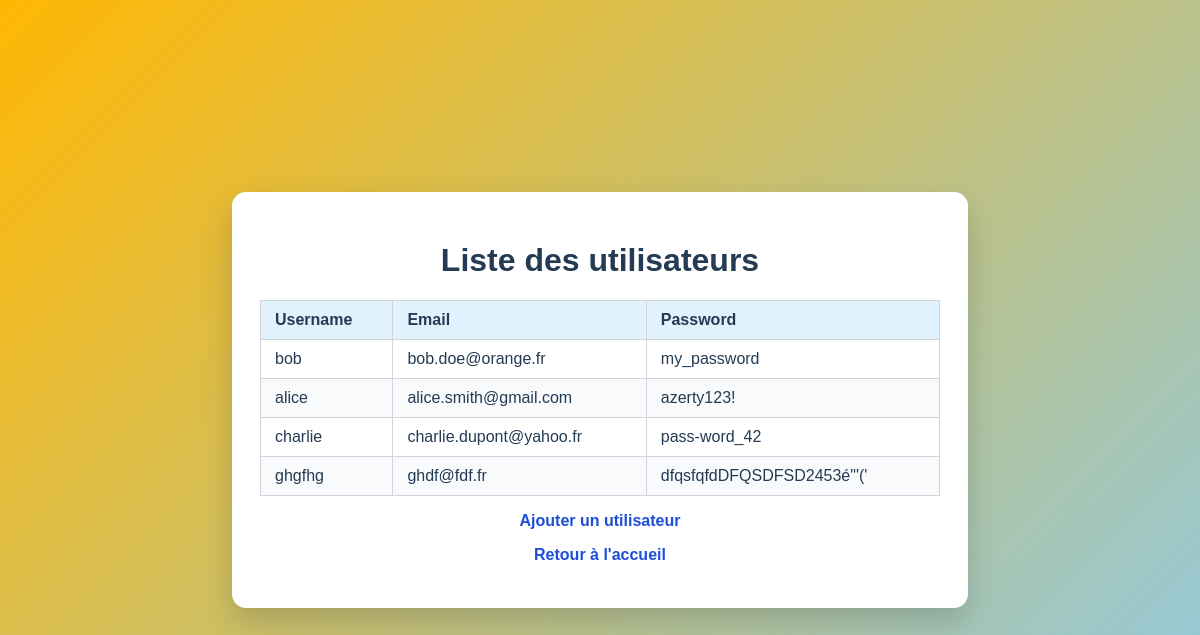
Screenshot of /users with the database file from the repository.
### tables this page shows
CREATE TABLE users (
            id INTEGER PRIMARY KEY AUTOINCREMENT,
            username TEXT NOT NULL,
            email TEXT NOT NULL,
            password TEXT NOT NULL
        );

### controller.py (the view)
@app.route('/users', methods=['GET'])
def users_controller() -> str:
    users = model.get_users()
    return render_template('users.html', users=users)

### model.py (called while the page is built)
def _connect() -> sqlite3.Connection:
    return sqlite3.connect(DB_PATH)

def get_users() -> list[list[str]]:
    with _connect() as conn:
        rows = conn.execute(
            'SELECT username, email, password FROM users ORDER BY id'
        ).fetchall()
    return [ [row[0], row[1], row[2]] for row in rows]

### templates/users.html (shortened to what this page needs)
<!DOCTYPE html>
<html>
<head>
    <link rel="stylesheet" href="{{ url_for('static', filename='style.css') }}">
</head>
<body>
    <main class="page-card">
        <h1>Liste des utilisateurs</h1>
        <table>
            <thead>
                <tr>
                    <th>Username</th>
                    <th>Email</th>
                    <th>Password</th>
                </tr>
            </thead>
            <tbody>
                {% for user in users %}
                <tr>
                    <td>{{ user[0] }}</td>
                    <td>{{ user[1] }}</td>
                    <td>{{ user[2] }}</td>
                </tr>
                {% endfor %}
            </tbody>
        </table>
        <p><a href="{{ url_for('user_form_controller') }}">Ajouter un utilisateur</a></p>
        <p><a href="{{ url_for('index_controller') }}">Retour à l'accueil</a></p>
    </main>
</body>
</html>

### static/style.css (style rules this page uses)
body { margin: 0; min-height: 100vh; display: grid; place-items: center; font-family: Arial, sans-serif; color: #243b53; background: linear-gradient(135deg, #ffb703, #8ecae6); }
.page-card { width: min(680px, 90vw); background-color: #ffffff; border-radius: 14px; padding: 28px; box-shadow: 0 14px 30px rgba(31, 41, 55, 0.2); text-align: center; }
a { color: #1d4ed8; font-weight: 700; text-decoration: none; }
table { width: 100%; border-collapse: collapse; margin: 16px 0; }
th, td { padding: 10px 14px; border: 1px solid #d1d5db; text-align: left; }
th { background-color: #e0f2fe; font-weight: 700; }
tr:nth-child(even) td { background-color: #f8fafc; }

### rows the page displays
users: username "bob", email "bob.doe@orange.fr", password "my_password"
users: username "alice", email "alice.smith@gmail.com", password "azerty123!"
users: username "charlie", email "charlie.dupont@yahoo.fr", password "pass-word_42"
users: username "ghgfhg", email "ghdf@fdf.fr", password "dfqsfqfdDFQSDFSD2453é\"'('"
